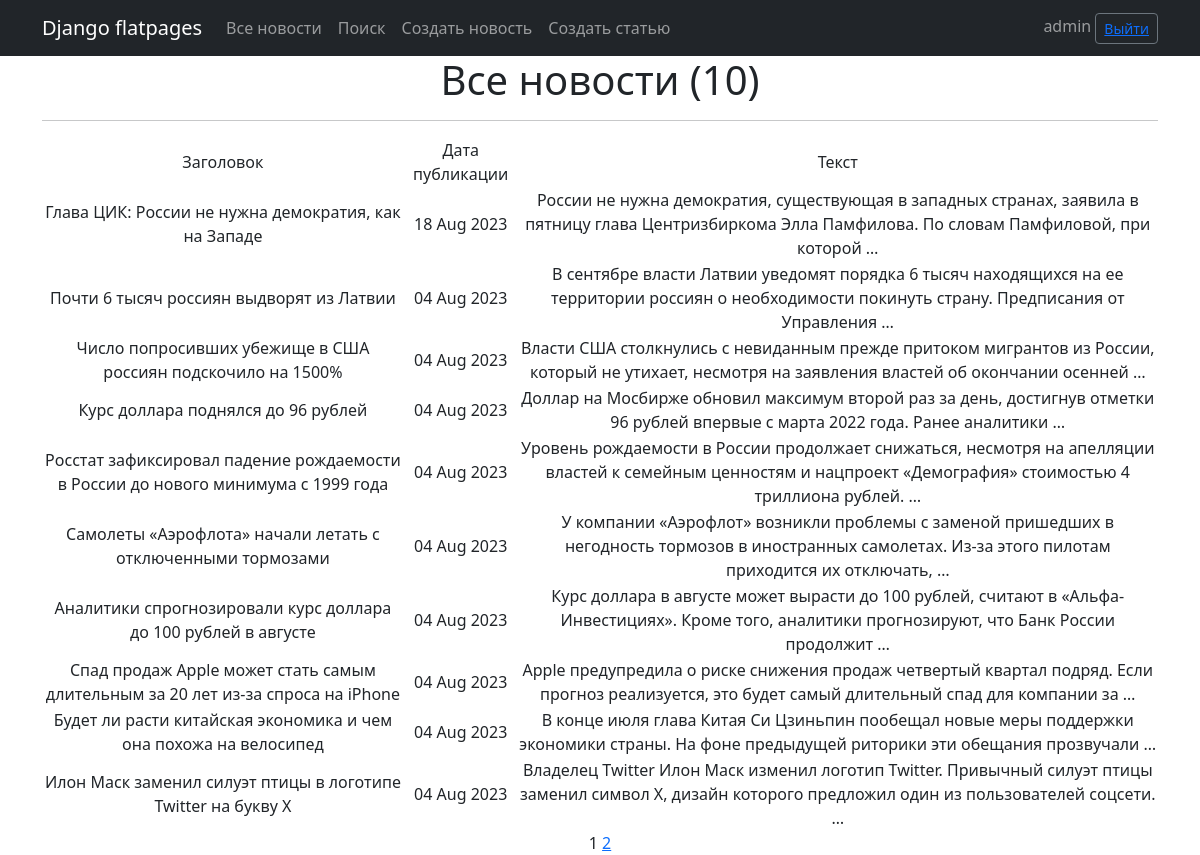
The app's page /news/ (signed in) with its own data.
### news/models.py (models this page shows, shortened)
class Post(models.Model):
    news = 'N'
    article = 'A'
    POSITIONS = [
        (news, 'Новость'),
        (article, 'Статья')
    ]
    author = models.ForeignKey(Author, on_delete=models.CASCADE)
    select = models.CharField(max_length=1, choices=POSITIONS, default=news)
    datetime = models.DateTimeField(auto_now_add=True)
    title = models.CharField(max_length=255)
    text = models.TextField()
    rating = models.IntegerField(default=0)

### news/views.py (the view)
# urls.py: path('', PostList.as_view(), name='post_list'),
class PostList(LoginRequiredMixin, ListView):
    model = Post
    ordering = '-datetime'
    template_name = 'news.html'
    context_object_name = 'posts'
    paginate_by = 10

### news/templatetags/custom_filters.py (called while the page is built)
@register.filter()
def censor(value):
    def check_word(word):
        for j in range(0, len(word_list)):
            if word.lower() == word_list[j]:
                new_word = word[0]
                for k in range(1, len(word)):
                    new_word += '*'
                word = new_word
        return word
    if type(value) != str:
        return 'Ошибка: "value" не строка!'
    s = ''
    i = 0
    new_word = ''
    while i < len(value):
        c = value[i]
        if (c != ' ') and (c != '.') and (c != ',') and (c != '!') and (c != '?') and (c != ' '):
            new_word += c
        else:
            if new_word != '':
                s = s + check_word(new_word) + c
                new_word = ''
            else:
                s += c
        i += 1
    if new_word != '':
        s = s + check_word(new_word)
    return s

### templates/news.html (shortened to what this page needs)
{% extends 'flatpages/default.html' %}
{% load custom_filters %}
{% block content %}
   <h1>Все новости ({{ posts|length }})</h1>
   <hr>
   {% if posts %}
       <table>
           <tr>
               <td>Заголовок</td>
               <td>Дата публикации</td>
               <td>Текст</td>
           </tr>
           {% for post in posts %}
           <tr>
               <td>{{ post.title|censor }}</td>
               <td>{{ post.datetime|date:'d M Y' }}</td>
               <td>{{ post.text|censor|truncatewords:20 }}</td>
           </tr>
           {% endfor %}
       </table>
   {% else %}
       <h2>Новостей нет!</h2>
   {% endif %}
   {{ page_obj.number }}
   {% if page_obj.has_next %}
       <a href="?page={{ page_obj.next_page_number }}">{{ page_obj.next_page_number }}</a>
   {% endif %}
{% endblock content %}

### templates/flatpages/default.html (shortened to what this page needs)
<!DOCTYPE html>
<html lang="en">
    <head>
        {% load static %}
        <link href="{% static 'css/styles.css' %}" rel="stylesheet" />
    </head>
    <body>
        <nav class="navbar navbar-expand-lg navbar-dark bg-dark static-top">
           <div class="container">
               <a class="navbar-brand" href="#">Django flatpages</a>
               <div class="collapse navbar-collapse" id="navbarResponsive">
                   <ul class="navbar-nav ml-auto">
                       <li class="nav-item">
                           <a class="nav-link" href="/news">Все новости</a>
                       </li>
                       <li class="nav-item">
                           <a class="nav-link" href="/news/search/">Поиск</a>
                       </li>
                       <li class="nav-item">
                           <a class="nav-link" href="/news/create/">Создать новость</a>
                       </li>
                       <li class="nav-item">
                           <a class="nav-link" href="/articles/create/">Создать статью</a>
                       </li>
                   </ul>
               </div>
               <form class="form-inline">
               <span class="navbar-text">
                   {{request.user.username}}
               </span>
               <button class="btn btn-sm btn-outline-secondary" type="button"> <a href="/sign/logout/">Выйти</a> </button>
               </form>
           </div>
        </nav>
        <div class="container">
           <div class="row">
               <div class="col-lg-12 text-center">
                   {% block content %}{% endblock content %}
               </div>
           </div>
        </div>
    </body>
</html>

### records on screen
Post: title|censor "Глава ЦИК: России не нужна демократия, как на Западе", datetime "18 Aug 2023", text|censor "России не нужна демократия, существующая в западных странах, заявила в пятницу глава Центризбиркома Элла Памфилова. По словам Памфиловой, при которой …"
Post: title|censor "Почти 6 тысяч россиян выдворят из Латвии", datetime "04 Aug 2023", text|censor "В сентябре власти Латвии уведомят порядка 6 тысяч находящихся на ее территории россиян о необходимости покинуть страну. Предписания от Управления …"
Post: title|censor "Число попросивших убежище в США россиян подскочило на 1500%", datetime "04 Aug 2023", text|censor "Власти США столкнулись с невиданным прежде притоком мигрантов из России, который не утихает, несмотря на заявления властей об окончании осенней …"
Post: title|censor "Курс доллара поднялся до 96 рублей", datetime "04 Aug 2023", text|censor "Доллар на Мосбирже обновил максимум второй раз за день, достигнув отметки 96 рублей впервые с марта 2022 года. Ранее аналитики …"
Post: title|censor "Росстат зафиксировал падение рождаемости в России до нового минимума с 1999 года", datetime "04 Aug 2023", text|censor "Уровень рождаемости в России продолжает снижаться, несмотря на апелляции властей к семейным ценностям и нацпроект «Демография» стоимостью 4 триллиона рублей. …"
Post: title|censor "Самолеты «Аэрофлота» начали летать с отключенными тормозами", datetime "04 Aug 2023", text|censor "У компании «Аэрофлот» возникли проблемы с заменой пришедших в негодность тормозов в иностранных самолетах. Из-за этого пилотам приходится их отключать, …"
Post: title|censor "Аналитики спрогнозировали курс доллара до 100 рублей в августе", datetime "04 Aug 2023", text|censor "Курс доллара в августе может вырасти до 100 рублей, считают в «Альфа-Инвестициях». Кроме того, аналитики прогнозируют, что Банк России продолжит …"
Post: title|censor "Спад продаж Apple может стать самым длительным за 20 лет из-за спроса на iPhone", datetime "04 Aug 2023", text|censor "Apple предупредила о риске снижения продаж четвертый квартал подряд. Если прогноз реализуется, это будет самый длительный спад для компании за …"
Post: title|censor "Будет ли расти китайская экономика и чем она похожа на велосипед", datetime "04 Aug 2023", text|censor "В конце июля глава Китая Си Цзиньпин пообещал новые меры поддержки экономики страны. На фоне предыдущей риторики эти обещания прозвучали …"
Post: title|censor "Илон Маск заменил силуэт птицы в логотипе Twitter на букву X", datetime "04 Aug 2023", text|censor "Владелец Twitter Илон Маск изменил логотип Twitter. Привычный силуэт птицы заменил символ X, дизайн которого предложил один из пользователей соцсети. …"

### other values on screen
{{ request.user.username }} "admin"
{{ posts|length }} "10"
{{ page_obj.number }} "1"
{{ page_obj.next_page_number }} "2"
